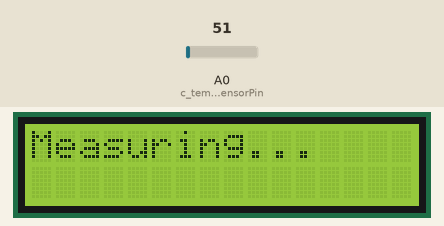
Simulated run of this sketch. Board: Arduino Uno, built with avr-gcc and run on an emulated ATmega328P. Parts: 16×2 character LCD. Inputs (shaded band) come from the test bench; at power-on: A0 (c_temperatureSensorPin) = 51. What the sketch prints to the serial monitor is not drawn.

Above: at 0.1 s.
At 9.6 s:
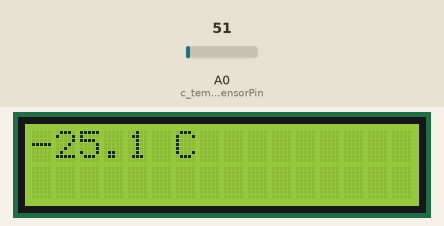

The sketch:

lcd_temperature.ino
```cpp
#include <LiquidCrystal.h>
#include <stdlib.h>

const int c_temperatureSensorPin = A0;
const float c_temperatureAtZeroVoltage = -50.0;
const float c_voltageToCelsius = 100.0;

const int c_numReadings = 20;
const int c_displayWidth = 16;

float latestReadings[c_numReadings];
int readingIndex = 0;
bool hasEnoughReadings = false;
char temperatureStr[c_displayWidth];
float prevAvgTemperature = 0.0f;

LiquidCrystal lcd(12, 11, 5, 4, 3, 2);

void updateReadings(float f)
{
  latestReadings[readingIndex] = f;
  ++readingIndex;
  if (readingIndex == c_numReadings)
  {
    hasEnoughReadings = true;
  }
  readingIndex = readingIndex % c_numReadings;
}

float getReadingsAverage()
{
  float f = 0.0f;
  for (int i = 0; i < c_numReadings; ++i)
  {
    f += latestReadings[i];
  }
  f /= c_numReadings;
  return f;
}

void floatToTemperatureString(float f, char *str)
{
  dtostrf(f, 0, 1, str);
  strcat(str, " C");
}

bool almostEqual(float a, float b)
{
  return (a < (b + 0.1f)) && (a > (b - 0.1f));
}

void setup()
{
  lcd.begin(16, 2);
  lcd.print("Measuring...");
  Serial.begin(9600);
}

void loop()
{
  int sensorValue = analogRead(c_temperatureSensorPin);
  const float sensorValueVoltage = (sensorValue / 1024.0) * 5.0;
  const float temperature = c_temperatureAtZeroVoltage + (sensorValueVoltage * c_voltageToCelsius);

  Serial.print("Sensor value: ");
  Serial.print(sensorValue);
  Serial.print(", voltage: ");
  Serial.print(sensorValueVoltage);
  Serial.print(", temperature: ");
  Serial.print(temperature);
  Serial.print("°C");
  Serial.print(" -> ");
  Serial.println(temperatureStr);

  updateReadings(temperature);

  if (hasEnoughReadings)
  {
    const float avgTemperature = getReadingsAverage();
    if (!almostEqual(avgTemperature, prevAvgTemperature))
    {
      prevAvgTemperature = avgTemperature;
      memset(temperatureStr, 0, c_displayWidth);
      floatToTemperatureString(avgTemperature, temperatureStr);
      lcd.clear();
      lcd.print(temperatureStr);
    }
  }

  delay(500);
}
```
